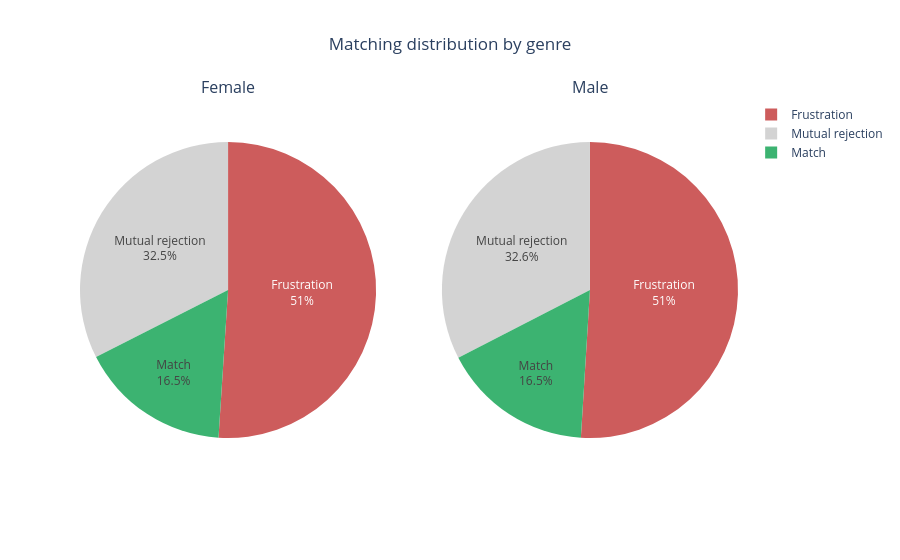

Write notebook code for a chart like this one.
### Code cell
fig = make_subplots(
    rows=1, cols=2, 
    specs=[[{'type':'domain'}, {'type':'domain'}]],  # important pour pie chart
    subplot_titles=["Female", "Male"]
)

fig.add_trace(go.Pie(labels=df_matching_female['result'],
                    values=df_matching_female['proportion'],
                    textinfo='label+percent',
                    marker=dict(colors=['indianred', 'lightgray', 'mediumseagreen'])), 
            row=1, col=1)

fig.add_trace(go.Pie(labels=df_matching_male['result'],
                    values=df_matching_male['proportion'],
                    textinfo='label+percent',
                    marker=dict(colors=['indianred', 'lightgray', 'mediumseagreen'])),
            row=1, col=2)

fig.update_layout(title_text="Matching distribution by genre", title_x=0.5)
fig.show()

### Figure 1 — Plotly figure (JSON) as saved in the notebook; plotly's stock layout.template omitted (floating-point values rounded to 4 significant figures)
{"data": [{"domain": {"x": [0, 0.45], "y": [0, 1]}, "labels": ["Frustration", "Mutual rejection", "Match"], "marker": {"colors": ["indianred", "lightgray", "mediumseagreen"]}, "textinfo": "label+percent", "type": "pie", "values": [51.03, 32.48, 16.49]}, {"domain": {"x": [0.55, 1], "y": [0, 1]}, "labels": ["Frustration", "Mutual rejection", "Match"], "marker": {"colors": ["indianred", "lightgray", "mediumseagreen"]}, "textinfo": "label+percent", "type": "pie", "values": [50.98, 32.57, 16.45]}], "layout": {"annotations": [{"font": {"size": 16}, "showarrow": false, "text": "Female", "x": 0.225, "xanchor": "center", "xref": "paper", "y": 1, "yanchor": "bottom", "yref": "paper"}, {"font": {"size": 16}, "showarrow": false, "text": "Male", "x": 0.775, "xanchor": "center", "xref": "paper", "y": 1, "yanchor": "bottom", "yref": "paper"}], "title": {"text": "Matching distribution by genre", "x": 0.5}}}
